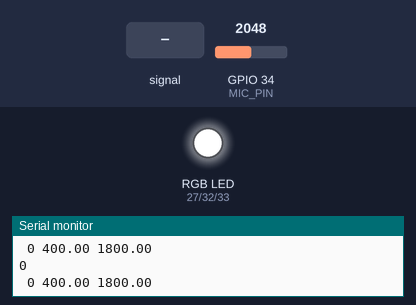
The sketch below on a simulated ESP32. Parts: an RGB LED mixed from three pins (HIGH = lit), the last lines printed to the serial monitor. The test bench sets the inputs (shaded band); at power-on: GPIO 34 (MIC_PIN) = 2048 (analog values on the 0–4095 scale).

Above: at 1.2 s.
1.3 s: GPIO 34 (MIC_PIN) fed a 200 Hz sine of ±327 counts around its level
At 1.79 s:
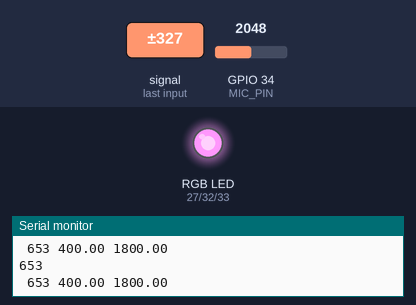
4.3 s: GPIO 34 (MIC_PIN) fed a 1000 Hz sine of ±1023 counts around its level
At 4.89 s:
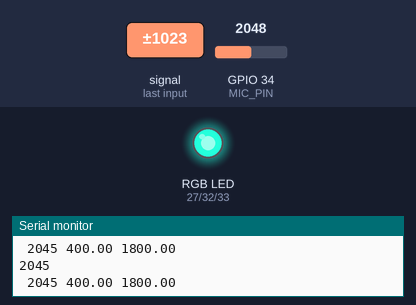
7.3 s: GPIO 34 (MIC_PIN) set to 1760
At 7.68 s:
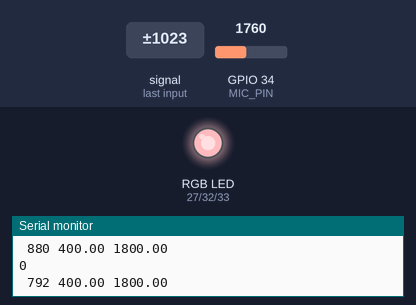
9.3 s: GPIO 34 (MIC_PIN) fed a 2 Hz sine of ±1228 counts around its level
11.1 s: GPIO 34 (MIC_PIN) set to 1840
12.8 s: GPIO 34 (MIC_PIN) fed a 50 Hz sine of ±1228 counts around its level
At 19.78 s:
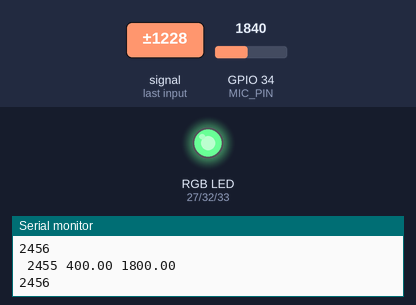
Timing chart, 0 to 24.2 s (numbered marks = the images above; inputs shaded):
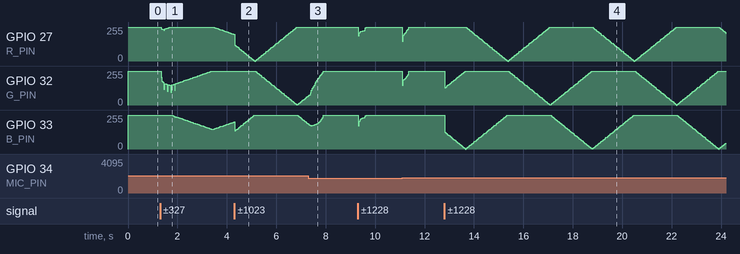

Measured:
- after the input at 7.3 s, GPIO 27 (R_PIN): stays 255/255 (without the input it goes to 252/255 after 1.3 s)

The sketch:

sketch_mar4a.ino
```cpp
// Real mic (MAX4466 analog OUT) -> volume (p2p) -> LED brightness (all channels)
// PWM polarity confirmed: ACTIVE-LOW (duty 0 = ON, duty 1023 = OFF)

const int MIC_PIN = 34;  // MAX4466 OUT to GPIO34 (ADC1)

const int R_PIN = 27;
const int G_PIN = 32;
const int B_PIN = 33;

//Bass Beats
float avgLevel = 0;
bool beat = false;

// tuning knobs
float beatSensitivity = 1.8;   // higher = fewer beats
float beatDecay = 0.05;        // how fast average adapts
unsigned long lastBeatTime = 0;
int beatHoldMs = 120;          // keep beat active for this long

// PWM
const int PWM_FREQ = 5000;
const int PWM_BITS = 10;
const int PWM_MAX  = (1 << PWM_BITS) - 1;

// Your tuned values (from your working simulation)
float noiseFloor = 400;   // p2p below this = silence
float loudLevel  = 1800;  // p2p around this = very loud

float smoothP2P = 0;

float clamp01(float x) {
  if (x < 0) return 0;
  if (x > 1) return 1;
  return x;
}

// brightness 0..PWM_MAX (0=off, max=full bright)
// active-low duty: 0=on, max=off
int dutyFromBrightness(int brightness) {
  if (brightness < 0) brightness = 0;
  if (brightness > PWM_MAX) brightness = PWM_MAX;
  return PWM_MAX - brightness;
}

void setup() {
  Serial.begin(115200);

  analogReadResolution(12);
  analogSetPinAttenuation(MIC_PIN, ADC_11db);

  ledcAttach(R_PIN, PWM_FREQ, PWM_BITS);
  ledcAttach(G_PIN, PWM_FREQ, PWM_BITS);
  ledcAttach(B_PIN, PWM_FREQ, PWM_BITS);

  // Start OFF
  ledcWrite(R_PIN, PWM_MAX);
  ledcWrite(G_PIN, PWM_MAX);
  ledcWrite(B_PIN, PWM_MAX);
}

void loop() {
  // Measure peak-to-peak over a short window
  int minV = 4095;
  int maxV = 0;

  for (int i = 0; i < 100; i++) {
    int v = analogRead(MIC_PIN);
    if (v < minV) minV = v;
    if (v > maxV) maxV = v;
    delayMicroseconds(150);
  }

  // Smooth so the LEDs don't flicker
  int p2p = maxV - minV;

  // Attack/Release smoothing (snappy)
  float attack  = 0.65f;
  float release = 0.10f;

  if (p2p > smoothP2P) {
    smoothP2P = smoothP2P * (1.0f - attack) + p2p * attack;
  } else {
    smoothP2P = smoothP2P * (1.0f - release) + p2p * release;
  }

  // --- Beat detection ---
  avgLevel = avgLevel * (1.0 - beatDecay) + smoothP2P * beatDecay;

  beat = false;

  if (smoothP2P > avgLevel * beatSensitivity) {
    if (millis() - lastBeatTime > beatHoldMs) {
      beat = true;
      lastBeatTime = millis();
    }
  }


  // Map to brightness (0..1)
  float x = (smoothP2P - noiseFloor) / (loudLevel - noiseFloor);
  x = clamp01(x);

  // Curve for nicer feel
  float brightness01 = sqrt(x);

  int brightness = (int)(brightness01 * PWM_MAX);
  int duty = dutyFromBrightness(brightness);


  // --- Simple rainbow color loop ---
  int t = (millis() / 20) % 256;  // speed of color change (bigger = slower)

  int r, g, b;

  if (t < 85) {
    r = 255 - t * 3;
    g = t * 3;
    b = 0;
  }
  else if (t < 170) {
    int tt = t - 85;
    r = 0;
    g = 255 - tt * 3;
    b = tt * 3;
  }
  else {
    int tt = t - 170;
    r = tt * 3;
    g = 0;
    b = 255 - tt * 3;
  }


  if (beat) {
    brightness01 = min(1.0, brightness01 * 1.5);
  }

  // Apply sound brightness
  int rPWM = map((int)(r * brightness01), 0, 255, 0, PWM_MAX);
  int gPWM = map((int)(g * brightness01), 0, 255, 0, PWM_MAX);
  int bPWM = map((int)(b * brightness01), 0, 255, 0, PWM_MAX);


  // Active-low MOSFET outputs
  ledcWrite(R_PIN, PWM_MAX - rPWM);
  ledcWrite(G_PIN, PWM_MAX - gPWM);
  ledcWrite(B_PIN, PWM_MAX - bPWM);

  // // Optional: Serial Plotter tuning (comment out if you want)
  Serial.println(p2p);
  Serial.print(" ");
  Serial.print((int)smoothP2P);
  Serial.print(" ");
  Serial.print(noiseFloor);
  Serial.print(" ");
  Serial.println(loudLevel);

  delay(10);
}
```
